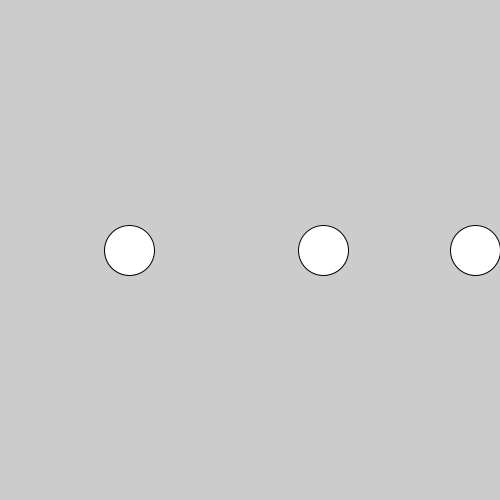
Frame 1 (no input)
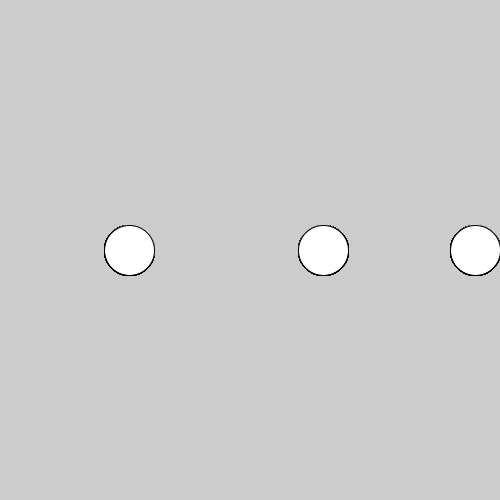
Frame 60 (the mouse pressed at the canvas centre just before this capture)
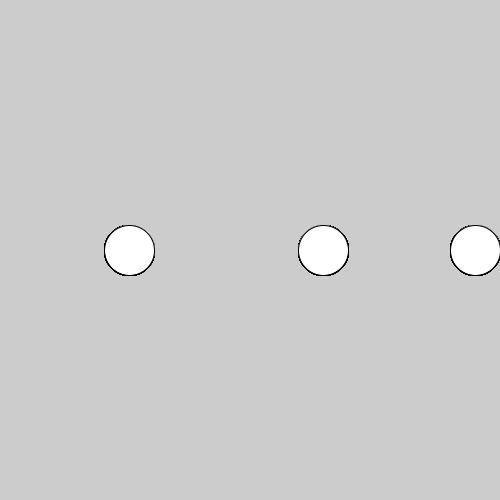
Frame 120 (the mouse held since frame 60 and released just before this capture)

The Processing sketch that drew these frames (run headless with seeded random() and noise(); from frame 60 on, the mouse is pressed at the canvas centre):

// Processing sketch: Notes_2_Arrays
// ── Notes_2_Arrays.pde
// Arrays
// Array - single variable that can reference multiple values
// essentially, list
// An array has a specific number of elements
// Each element in the array has a specific position (index)
// For all arrays in Java, indexes start at 0
// The maximum index is the size of the array - 1

// circles at random positions
// circles will all start as black
// when you click the circle, it changes to some color
// when you click the circle again, it changes to black
// when you click the circle again, it changes to the same color
// the color of each circle is random

//          0   1   2
// xs --> [13, 29, 40]
// ys --> [32, 42, 10]

// step 1: declare the array
// dataType[] variableName;
float[] xs;

float x;

void setup() {
  size(500, 500);
  println(xs);
  
  // step 2: initialize the array
  // arrayName = new dataType[size];
  xs = new float[7];
  
  println(xs);
  println("xs = " + xs);
  println();
  
  // step 3: assign values to our array elements
  // arrayName[0] = 100;
  //xs[0] = random(width);
  //xs[1] = random(width);
  //xs[2] = random(width);
  
  for (int i = 0; i < xs.length; i++) {
    xs[i] = random(width);
  }
  
  println(xs);
}

void draw() {
  renderCircle(0);
  renderCircle(1);
  renderCircle(2);
  renderCircle(-2);
}

void renderCircle(int index) {
  if (index >= 0 && index < xs.length) {
    ellipse(xs[index], 250, 50, 50);
  }
}
